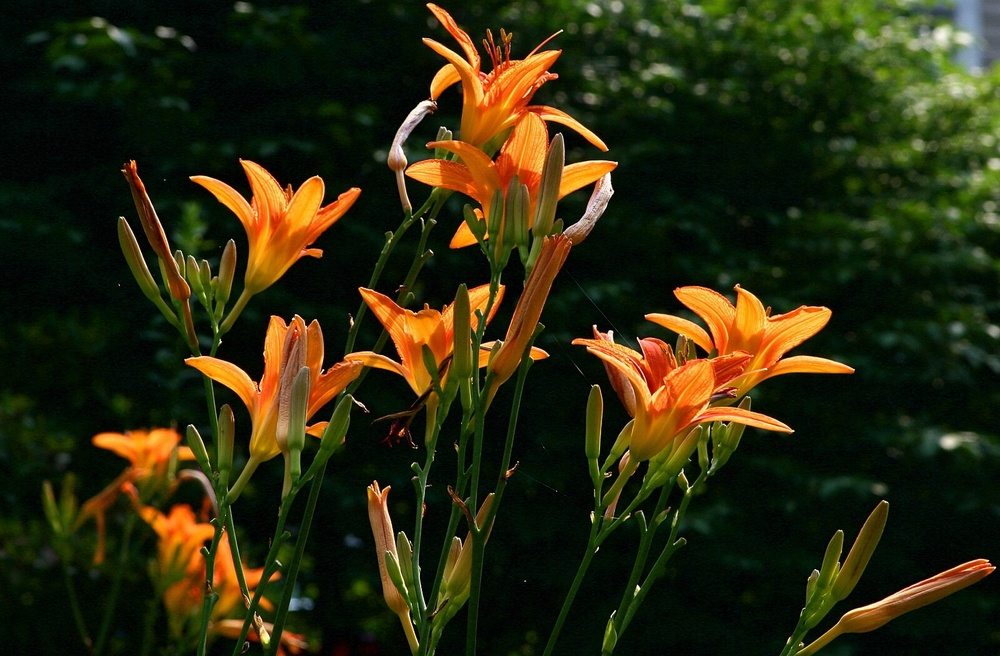
#> input picture Backlit_daylilies.jpg, 1000 x 656 px, shrunk from 1600 x 1050 before the run, found by its file name
$ python lab03.py
#> lines starting #> are read from the running program, lines starting #| are printed output that depends on the picture
import matplotlib.pyplot as plt
import numpy as np

# Project 3: Matrix multiplication, inversion, and photo filters

print("\nSubtask 1\n")
from PIL import Image
import numpy as np
import matplotlib.pyplot as plt
# Load the image
image_path = "/Users/pranavhemanth/Code/Academics/LA-S4/Backlit_daylilies.jpg"
ImJPG = Image.open(image_path)
#> ImJPG is the input picture: PIL image 1000x656 RGB; mean R, G, B 44.4, 42.3, 14.6
ImJPG = np.array(ImJPG)
# Display the image
plt.imshow(ImJPG)
plt.axis('off')
plt.show()

print("\nSubtask 2\n")
m, n, l = ImJPG.shape
#> m = 656; n = 1000; l = 3
print(f"Dimensions of the image: {m}x{n}x{l}")
#| Dimensions of the image: 656x1000x3

print("\nSubtask 3\n")
# Extract color channels
redChannel = ImJPG[:, :, 0]
greenChannel = ImJPG[:, :, 1]
blueChannel = ImJPG[:, :, 2]
# Display the color channels
plt.figure()
plt.imshow(redChannel, cmap='gray')
plt.title('Red Channel')
plt.axis('off')
plt.show()
plt.figure()
plt.imshow(greenChannel, cmap='gray')
plt.title('Green Channel')
plt.axis('off')
plt.show()
plt.figure()
plt.imshow(blueChannel, cmap='gray')
plt.title('Blue Channel')
plt.axis('off')
plt.show()

print("\nSubtask 4\n")
# Define the GrayMatrix filter
GrayMatrix = np.array([[1/3, 1/3, 1/3],
[1/3, 1/3, 1/3],
[1/3, 1/3, 1/3]])
# Initialize ImJPG_Gray with the same shape as ImJPG
ImJPG_Gray = np.zeros_like(ImJPG, dtype=np.uint8)
# Convert each pixel to grayscale
for i in range(m):
    for j in range(n):
        PixelColor = ImJPG[i, j, :].reshape(3, 1) # Reshape to (3, 1) for matrix multiplication
        ImJPG_Gray[i, j, :] = np.dot(GrayMatrix, PixelColor).flatten().astype(np.uint8)
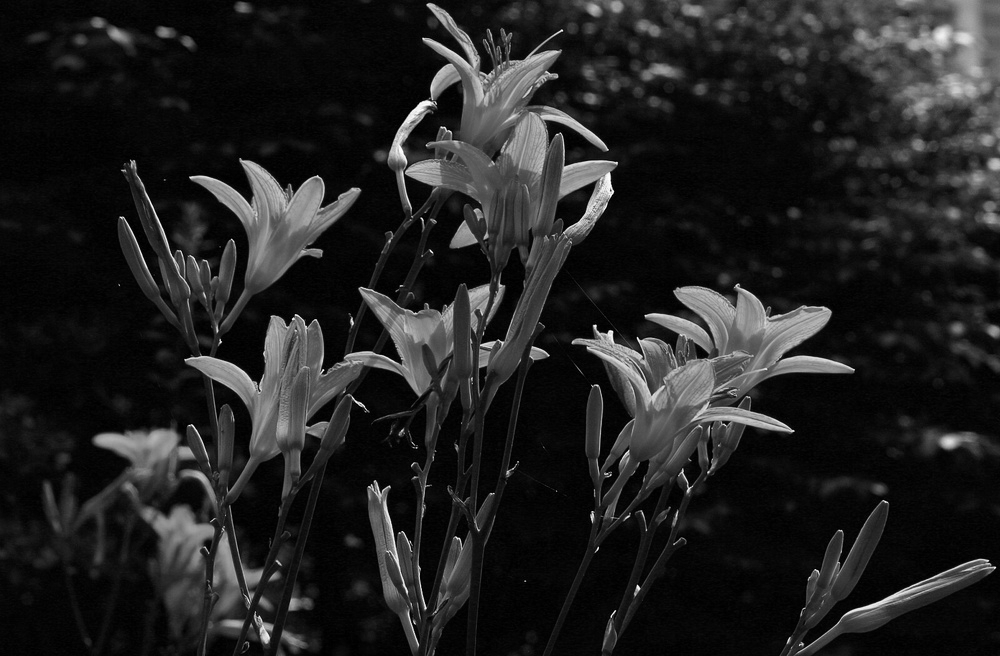
#> ImJPG_Gray: shape (656, 1000, 3); min 0, max 254, mean 33.3
# Display the grayscale image
plt.figure()
plt.imshow(ImJPG_Gray)
plt.title('Grayscale Image')
plt.axis('off')
plt.show()

print("\nSubtask 5\n")
# Define the SepiaMatrix filter
SepiaMatrix = np.array([[0.393, 0.769, 0.189],
[0.349, 0.686, 0.168],
[0.272, 0.534, 0.131]])
# Initialize ImJPG_Sepia with the same shape as ImJPG
ImJPG_Sepia = np.zeros_like(ImJPG, dtype=np.uint8)
# Convert each pixel to sepia tone
for i in range(m):
    for j in range(n):
        PixelColor = ImJPG[i, j, :].reshape(3, 1) # Reshape to (3, 1) for matrix multiplication
        ImJPG_Sepia[i, j, :] = np.dot(SepiaMatrix, PixelColor).flatten().astype(np.uint8)
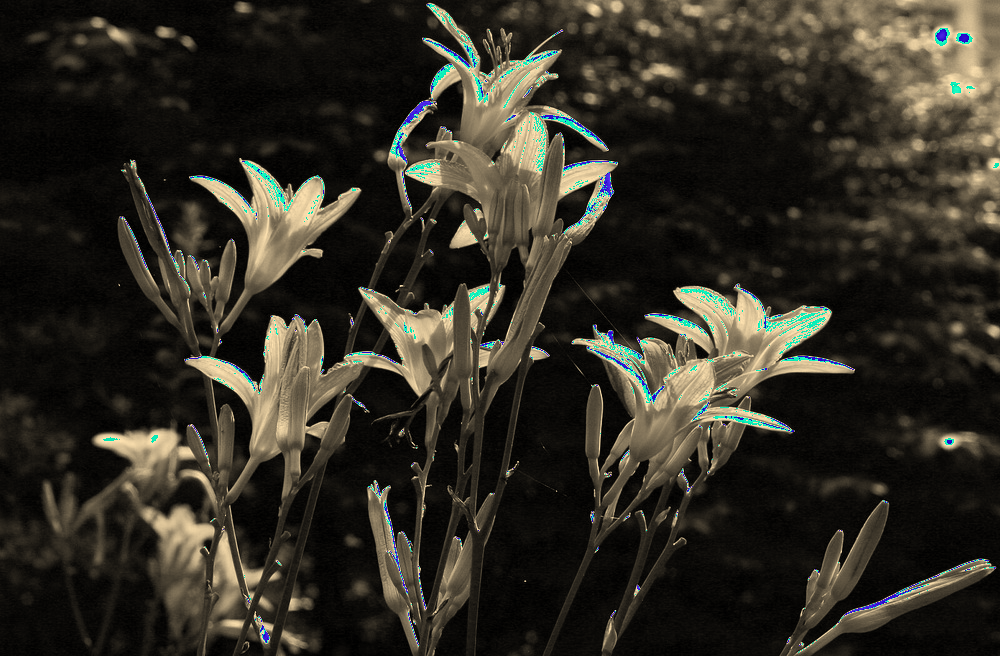
#> ImJPG_Sepia: shape (656, 1000, 3); mean R, G, B 48.9, 45.4, 36.1
# Display the sepia toned image
plt.figure()
plt.imshow(ImJPG_Sepia)
plt.title('Sepia Toned Image')
plt.axis('off')
plt.show()

print("\nSubtask 6\n")
# Define the RedMatrix filter
RedMatrix = np.array([[1, 0, 0],
[0, 0, 0],
[0, 0, 0]])
# Initialize ImJPG_Red with the same shape as ImJPG
ImJPG_Red = np.zeros_like(ImJPG, dtype=np.uint8)
# Convert each pixel to red channel only
for i in range(m):
    for j in range(n):
        PixelColor = ImJPG[i, j, :].reshape(3, 1) # Reshape to (3, 1) for matrix multiplication
        ImJPG_Red[i, j, :] = np.dot(RedMatrix, PixelColor).flatten().astype(np.uint8)
# Display the red channel image
plt.figure()
plt.imshow(ImJPG_Red)
plt.title('Red Channel Image')
plt.axis('off')
plt.show()

print("\nSubtask 7\n")
# Define the PermuteMatrix filter
PermuteMatrix = np.array([[0, 0, 1],
[0, 1, 0],
[1, 0, 0]])
# Initialize ImJPG_Permute with the same shape as ImJPG
ImJPG_Permute = np.zeros_like(ImJPG, dtype=np.uint8)
# Apply the PermuteMatrix to permute the color channels
for i in range(m):
    for j in range(n):
        PixelColor = ImJPG[i, j, :].reshape(3, 1) # Reshape to (3, 1) for matrix multiplication
        ImJPG_Permute[i, j, :] = np.dot(PermuteMatrix, PixelColor).flatten().astype(np.uint8)
# Display the permuted image
plt.figure()
plt.imshow(ImJPG_Permute)
plt.title('Permuted Colors Image')
plt.axis('off')
plt.show()
#
#7 using hue rotate matrix and variable theta
# Define rotation angle θ (in radians)
theta = np.radians(45) # Example angle, adjust as desired
# Define the HueRotateMatrix
HueRotateMatrix = np.array([[0.213 + np.cos(theta), 0.715 - 0.715*np.cos(theta) -
0.072*np.sin(theta), 0.072 + 0.928*np.sin(theta)],
[0.213 - 0.213*np.cos(theta) + 0.285*np.sin(theta), 0.715 + np.cos(theta),
0.072 - 0.283*np.sin(theta)],
[0.213 - 0.787*np.sin(theta), 0.715 - 0.715*np.cos(theta) +
0.928*np.sin(theta), 0.072 + np.cos(theta)]])
# Initialize ImJPG_HueRotate with the same shape as ImJPG
ImJPG_HueRotate = np.zeros_like(ImJPG, dtype=np.uint8)
# Apply the HueRotateMatrix to rotate the hue of the image
for i in range(m):
    for j in range(n):
        PixelColor = ImJPG[i, j, :].reshape(3, 1) # Reshape to (3, 1) for matrix multiplication
        ImJPG_HueRotate[i, j, :] = np.dot(HueRotateMatrix,
PixelColor).flatten().astype(np.uint8)
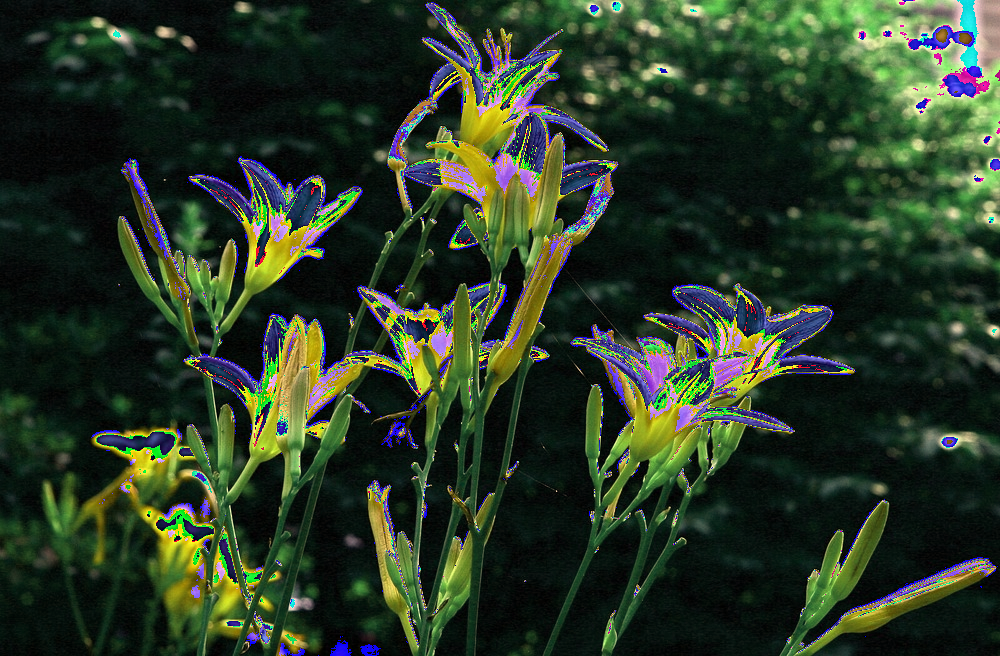
#> ImJPG_HueRotate: shape (656, 1000, 3); mean R, G, B 42, 56.9, 37.8
# Display the hue rotated image
plt.figure()
plt.imshow(ImJPG_HueRotate)
plt.title('Hue Rotated Image')
plt.axis('off')
plt.show()

print("\nSubtask 8\n")
# Define the filter matrix to delete the green channel
DeleteGreenMatrix = np.array([[1, 0, 0],
[0, 0, 0],
[0, 0, 1]])
# Initialize ImJPG_DeleteGreen with the same shape as ImJPG
ImJPG_DeleteGreen = np.zeros_like(ImJPG, dtype=np.uint8)
# Apply the DeleteGreenMatrix to remove the green channel
for i in range(m):
    for j in range(n):
        PixelColor = ImJPG[i, j, :].reshape(3, 1) # Reshape to (3, 1) for matrix multiplication
        ImJPG_DeleteGreen[i, j, :] = np.dot(DeleteGreenMatrix,
PixelColor).flatten().astype(np.uint8)
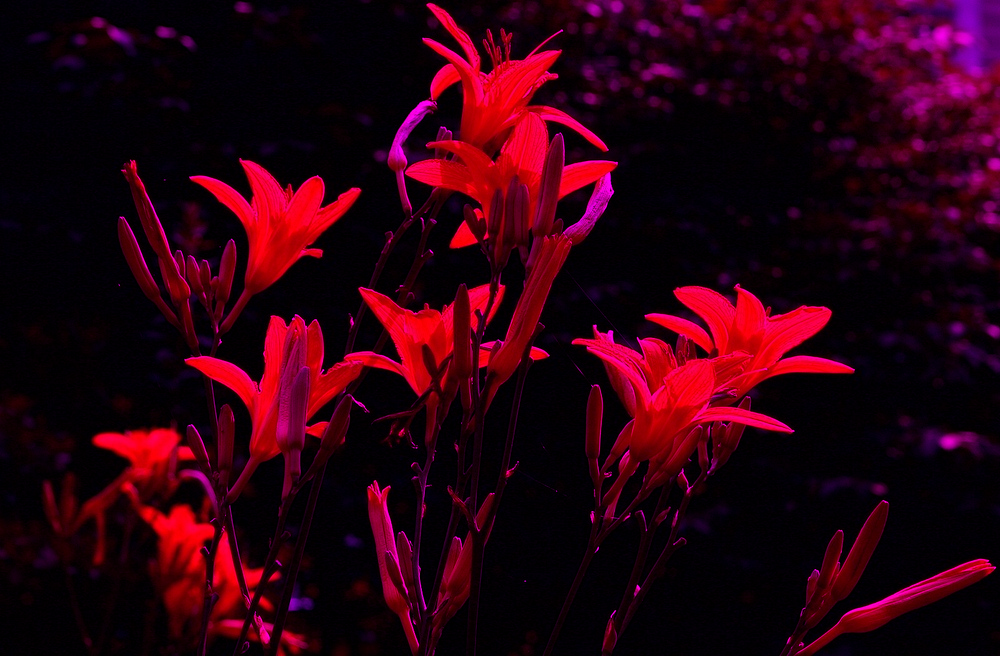
#> ImJPG_DeleteGreen: shape (656, 1000, 3); mean R, G, B 44.4, 0, 14.6
# Display the image with green channel deleted
plt.figure()
plt.imshow(ImJPG_DeleteGreen)
plt.title('Image with Green Channel Deleted')
plt.axis('off')
plt.show()

print("\nSubtask 9\n")
# Invert the colors
ImJPG_Invert = 255 - ImJPG
# Display the inverted image
plt.figure()
plt.imshow(ImJPG_Invert)
plt.title('Inverted Image')
plt.axis('off')
plt.show()

print("\nSubtask 10\n")
# Define the SaturateMatrix
SaturateMatrix = np.array([[1.2, 0, 0],
[0, 0.75, 0],
[0, 0, 2]])
# Apply the color transformation
ImJPG_Saturate = np.dot(ImJPG.astype(float), SaturateMatrix)
# Ensure values are within valid range (0-255) and convert to uint8
ImJPG_Saturate = np.clip(ImJPG_Saturate, 0, 255).astype(np.uint8)
# Display or save the resulting image
plt.figure()
plt.imshow(ImJPG_Saturate)
plt.title('Saturated Image')
plt.axis('off')
plt.show()

print("\nSubtask 11\n")
# Define the UserMatrix
UserMatrix = np.array([[0.7, 0.15, 0.15],
[0.15, 0.7, 0.15],
[0.15, 0.15, 0.7]])
# Apply the color adjustment transformation
ImJPG_User = np.dot(ImJPG.astype(float), UserMatrix)
# Ensure values are within valid range (0-255) and convert to uint8
ImJPG_User = np.clip(ImJPG_User, 0, 255).astype(np.uint8)
# Display or save the resulting image
plt.figure()
plt.imshow(ImJPG_User)
plt.title('Color Adjusted Image')
plt.axis('off')
plt.show()

print("\nSubtask 12\n")
# Define the UserMatrix
UserMatrix = np.array([[0.7, 0.15, 0.15],
[0.15, 0.7, 0.15],
[0.15, 0.15, 0.7]])
# Calculate the inverse of UserMatrix
UserMatrix_inv = np.linalg.inv(UserMatrix)
# Apply the inverse transformation to ImJPG_User and ImJPG
ImJPG_User_original = np.dot(ImJPG_User.astype(float), UserMatrix_inv).clip(0,
255).astype(np.uint8)
ImJPG_original = np.dot(ImJPG.astype(float), UserMatrix_inv).clip(0, 255).astype(np.uint8)
# Display or save the resulting images
plt.figure(figsize=(10, 5))
plt.subplot(1, 2, 1)
plt.imshow(ImJPG_User_original)
plt.title('Reconstructed from ImJPG_User')
plt.axis('off')
plt.subplot(1, 2, 2)
plt.imshow(ImJPG_original)
plt.title('Reconstructed from ImJPG')
plt.axis('off')
plt.tight_layout()
plt.show()

print("\nSubtask 13\n")
# Define the SepiaMatrix
SepiaMatrix = np.array([[0.393, 0.769, 0.189],
[0.349, 0.686, 0.168],
[0.272, 0.534, 0.131]])
# Calculate the inverse of SepiaMatrix
SepiaMatrix_inv = np.linalg.inv(SepiaMatrix)
# Apply the inverse transformation to ImJPG_Sepia
ImJPG_Sepia_original = np.dot(ImJPG_Sepia.astype(float), SepiaMatrix_inv).clip(0,
255).astype(np.uint8)
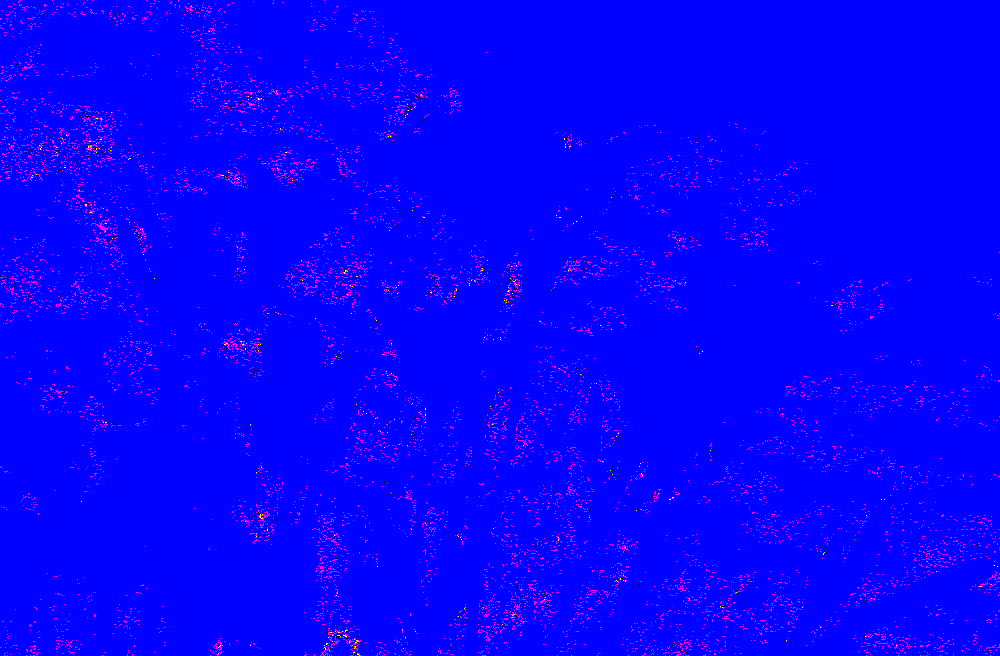
#> ImJPG_Sepia_original: shape (656, 1000, 3); mean R, G, B 5.6, 0.2, 254.5
# Display or save the resulting images
plt.figure(figsize=(10, 5))
plt.subplot(1, 2, 1)
plt.imshow(ImJPG_Sepia)
plt.title('ImJPG_Sepia')
plt.axis('off')
plt.subplot(1, 2, 2)
plt.imshow(ImJPG_Sepia_original)
plt.title('Reconstructed from ImJPG_Sepia')
plt.axis('off')
plt.tight_layout()
plt.show()

print("\nSubtask 14\n")
# Gamma conversion
ImJPG_Gamma1 = np.uint8(np.power(ImJPG.astype(float), 0.9)) + 30
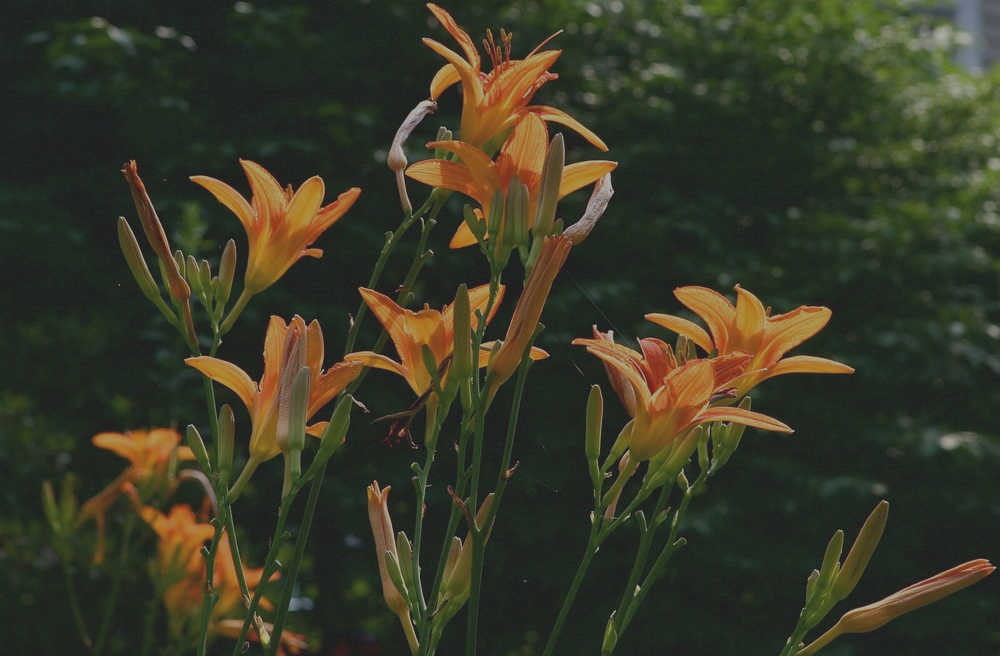
#> ImJPG_Gamma1: shape (656, 1000, 3); mean R, G, B 57.2, 57.4, 39.8
ImJPG_Gamma2 = np.uint8(np.power(ImJPG.astype(float), 1.1)) - 50
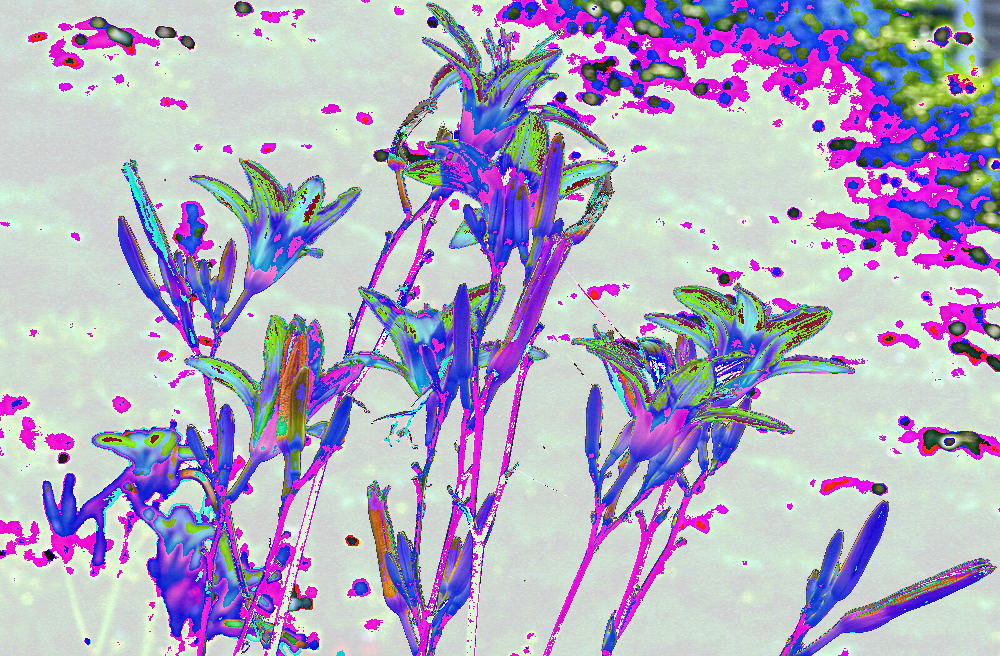
#> ImJPG_Gamma2: shape (656, 1000, 3); mean R, G, B 177.7, 170.6, 197.1
# Display the resulting images
plt.figure(figsize=(12, 6))
plt.subplot(1, 3, 1)
plt.imshow(ImJPG)
plt.title('Original Image')
plt.axis('off')
plt.subplot(1, 3, 2)
plt.imshow(ImJPG_Gamma1)
plt.title('ImJPG_Gamma1')
plt.axis('off')
plt.subplot(1, 3, 3)
plt.imshow(ImJPG_Gamma2)
plt.title('ImJPG_Gamma2')
plt.axis('off')
plt.tight_layout()
plt.show()
